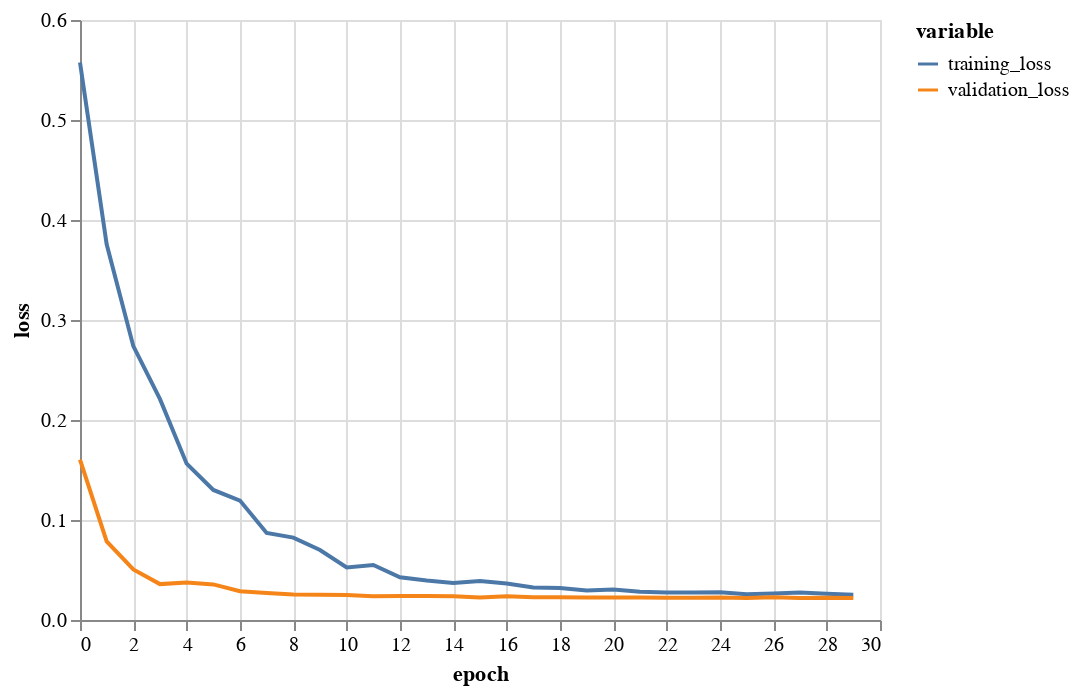

Source (notebook cell):
### Code cell
hist_df = pd.DataFrame(history.history)
hist_df["epoch"] = history.epoch
hist_df.rename(
    columns={"loss":"training_loss", "val_loss":"validation_loss"},
    inplace=True
)

alt.Chart(hist_df).mark_line().transform_fold(
    fold=['training_loss', 'validation_loss'], 
    as_=['variable', 'loss']
).encode(
    x="epoch:Q",
    y="loss:Q",
    color="variable:N"
)

### Figure 1 — Vega-Lite specification as saved in the notebook (floating-point values rounded to 4 significant figures)
{"config": {"view": {"continuousWidth": 400, "continuousHeight": 300}}, "data": {"name": "data-cffc007d1ad7ede41123483485391b37"}, "mark": "line", "encoding": {"color": {"field": "variable", "type": "nominal"}, "x": {"field": "epoch", "type": "quantitative"}, "y": {"field": "loss", "type": "quantitative"}}, "transform": [{"fold": ["training_loss", "validation_loss"], "as": ["variable", "loss"]}], "$schema": "https://vega.github.io/schema/vega-lite/v4.17.0.json", "datasets": {"data-cffc007d1ad7ede41123483485391b37": [{"training_loss": 0.5576, "validation_loss": 0.1604, "epoch": 0}, {"training_loss": 0.3757, "validation_loss": 0.07866, "epoch": 1}, {"training_loss": 0.2738, "validation_loss": 0.05052, "epoch": 2}, {"training_loss": 0.2208, "validation_loss": 0.03589, "epoch": 3}, {"training_loss": 0.1564, "validation_loss": 0.03741, "epoch": 4}, {"training_loss": 0.13, "validation_loss": 0.03559, "epoch": 5}, {"training_loss": 0.1195, "validation_loss": 0.02869, "epoch": 6}, {"training_loss": 0.08702, "validation_loss": 0.02696, "epoch": 7}, {"training_loss": 0.08239, "validation_loss": 0.02551, "epoch": 8}, {"training_loss": 0.07004, "validation_loss": 0.02537, "epoch": 9}, {"training_loss": 0.05252, "validation_loss": 0.02495, "epoch": 10}, {"training_loss": 0.05504, "validation_loss": 0.02375, "epoch": 11}, {"training_loss": 0.04276, "validation_loss": 0.02396, "epoch": 12}, {"training_loss": 0.03942, "validation_loss": 0.02401, "epoch": 13}, {"training_loss": 0.03706, "validation_loss": 0.02365, "epoch": 14}, {"training_loss": 0.03895, "validation_loss": 0.02241, "epoch": 15}, {"training_loss": 0.03643, "validation_loss": 0.0237, "epoch": 16}, {"training_loss": 0.03247, "validation_loss": 0.02286, "epoch": 17}, {"training_loss": 0.03204, "validation_loss": 0.02264, "epoch": 18}, {"training_loss": 0.02962, "validation_loss": 0.02241, "epoch": 19}, {"training_loss": 0.03058, "validation_loss": 0.02256, "epoch": 20}, {"training_loss": 0.02837, "validation_loss": 0.02254, "epoch": 21}, {"training_loss": 0.0276, "validation_loss": 0.02223, "epoch": 22}, {"training_loss": 0.02761, "validation_loss": 0.02214, "epoch": 23}, {"training_loss": 0.02768, "validation_loss": 0.02254, "epoch": 24}, {"training_loss": 0.0258, "validation_loss": 0.02197, "epoch": 25}, {"training_loss": 0.02649, "validation_loss": 0.02272, "epoch": 26}, {"training_loss": 0.02755, "validation_loss": 0.02206, "epoch": 27}, {"training_loss": 0.02617, "validation_loss": 0.02233, "epoch": 28}, {"training_loss": 0.02523, "validation_loss": 0.02199, "epoch": 29}]}}
